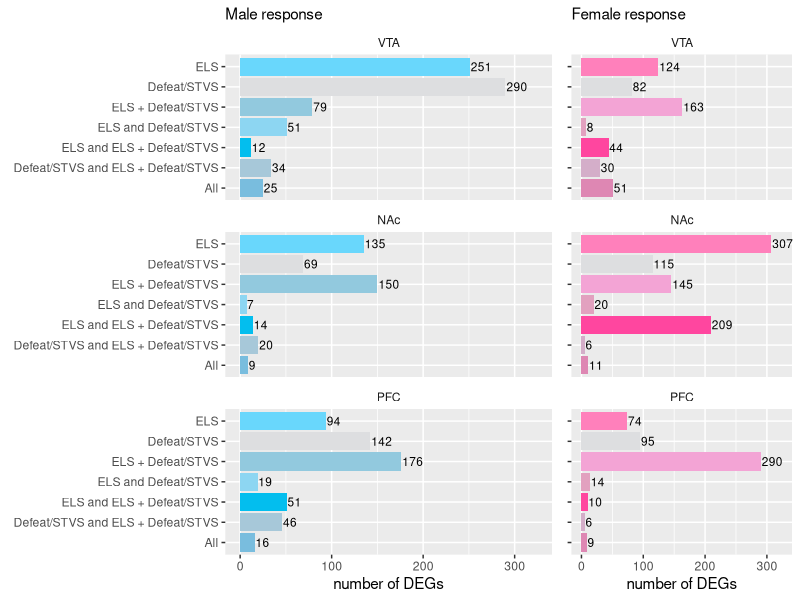
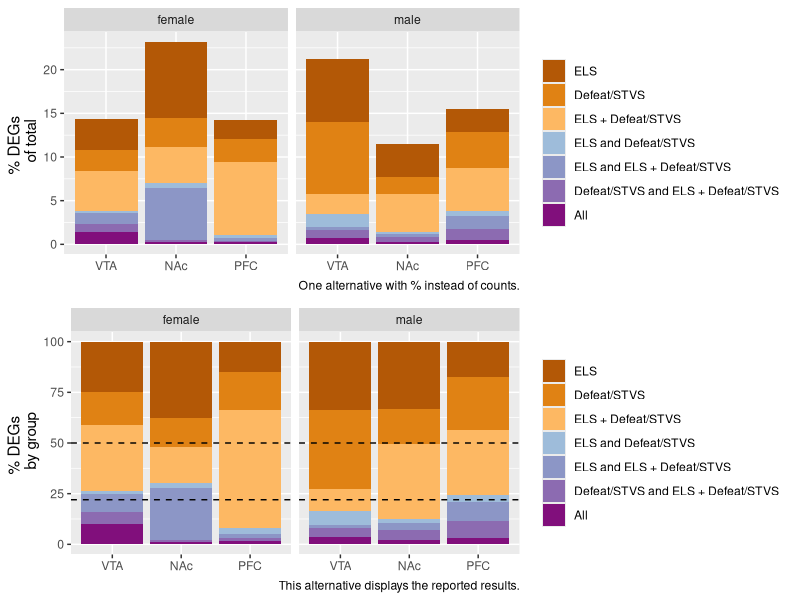

Write the R code that produced these figures, in order.
## ---- chunk 1
library(ggplot2)
library(dplyr)
library(cowplot)

knitr::opts_chunk$set(fig.path = './', echo = F, message = F)


# colors from imagecolorpicker.com

malecolors <- c("All" = "#79BDDE",  "Defeat/STVS and ELS + Defeat/STVS" = "#A7C8D9", "ELS and ELS + Defeat/STVS" = "#03BEEE" ,
                "ELS and Defeat/STVS" = "#8DD6F2", "ELS + Defeat/STVS" = "#92C9DE", "Defeat/STVS" = "#DDDEE0", "ELS" = "#69D7FC" )

femalecolors <- c("All" = "#DE87B3", "Defeat/STVS and ELS + Defeat/STVS" = "#D4AEC9", "ELS and ELS + Defeat/STVS" = "#FF469F" ,
                 "ELS and Defeat/STVS" = "#E2A1BF", "ELS + Defeat/STVS" = "#F3A4D5", "Defeat/STVS" = "#DDDEE0", "ELS" = "#FF80BB" )

sharedunshared <- c("All" = "#810f7c",  "Defeat/STVS and ELS + Defeat/STVS" = "#8c6bb1", "ELS and ELS + Defeat/STVS" = "#8c96c6" ,
                "ELS and Defeat/STVS" = "#9ebcda", "ELS + Defeat/STVS" = "#fdb863", "Defeat/STVS" = "#e08214", "ELS" = "#b35806" )

## ---- chunk 2
fig2venn <- read.csv("fig2venn.csv")

#head(fig2venn)

#summary(fig2venn)

fig2venn$region <- factor(fig2venn$region, levels = c("VTA", "NAc", "PFC")) 
fig2venn$group <- factor(fig2venn$group, levels = c("All" ,  
                                                     "Defeat/STVS and ELS + Defeat/STVS",
                                                     "ELS and ELS + Defeat/STVS" ,
                                                     "ELS and Defeat/STVS",
                                                     "ELS + Defeat/STVS",
                                                     "Defeat/STVS",
                                                     "ELS" 
                                                     ))


males <- fig2venn %>% filter(sex == "male") %>% droplevels()
females <- fig2venn %>% filter(sex == "female") %>% droplevels()

m <- ggplot(data=males, aes(x=group, y = number,  fill = group)) + 
  geom_bar(stat="identity")  + 
  coord_flip() + 
  facet_wrap(~region, nrow = 3) +
  scale_x_discrete(drop=FALSE)+
  scale_y_continuous(limits=c(0, 325)) +
  scale_fill_manual(values = malecolors) +
  geom_text(aes(label=number),size=3, hjust = -0.05) +
  guides(fill = guide_legend(reverse = TRUE)) +
  theme(legend.title = element_blank(),
        legend.position = "none",
        strip.background = element_rect( fill="white")) +
  labs(subtitle = "Male response",
       x = NULL, y = "number of DEGs") 
#m

f <- ggplot(data=females, aes(x=group, y = number,  fill = group)) + 
  geom_bar(stat="identity")  + 
  coord_flip() + 
  facet_wrap(~region, nrow = 3) +
  scale_x_discrete(drop=FALSE)+
  scale_y_continuous(limits=c(0, 325)) +
  scale_fill_manual(values = femalecolors) +
  geom_text(aes(label=number),size=3, hjust = -0.05) +
  guides(fill = guide_legend(reverse = TRUE)) +
  theme(legend.title = element_blank(),
        legend.position = "none",
        strip.background = element_rect( fill="white")) +
  labs(subtitle = "Female response",
       x = NULL, y = "number of DEGs") 
#f

plot_grid(m, f + theme(axis.text.y=element_blank()), 
          nrow = 1, rel_widths = c(0.7,0.3))
## ---- chunk 3
fig2venn$percent <- (fig2venn$number / sum(fig2venn$number) * 100)

percentbytotal <- ggplot(fig2venn, aes(x = region, y = percent, fill = reorder(group, desc(group)))) + 
  geom_bar(stat = "identity") + 
  theme(legend.title = element_blank()) + 
  labs(x = NULL, y = "% DEGs \n of total",
       caption = "One alternative with % instead of counts.") +
  facet_wrap(~sex) +
  scale_fill_manual(values = sharedunshared) 


subsetpercent <- function(whichsex, whichregion){
  newdf <- fig2venn %>% filter(sex == whichsex, region == whichregion)%>% droplevels()
  newdf$percent <- (newdf$number / sum(newdf$number) * 100)
  return(newdf)
}

MVTA <- subsetpercent("male", "VTA")
MNAc <- subsetpercent("male", "NAc")
MPFC <- subsetpercent("male", "PFC")
FVTA <- subsetpercent("female", "VTA")
FNAc <- subsetpercent("female", "NAc")
FPFC <- subsetpercent("female", "PFC")

fig2venn <- rbind(MVTA, MNAc,MPFC,FVTA, FNAc, FPFC)


fig2venn$sex <- factor(fig2venn$sex, levels = c("female", "male"))

percentbygroup <- ggplot(fig2venn, aes(x = region, y = percent, fill = reorder(group, desc(group)))) + 
  geom_bar(stat = "identity") + 
  theme(legend.title = element_blank()) + 
  labs(x = NULL, y = "% DEGs \n by group",
       caption = "This alternative displays the reported results.") +
  geom_hline(yintercept=22, linetype="dashed") +
  geom_hline(yintercept=50, linetype="dashed") +
  facet_wrap(~sex) +
  scale_fill_manual(values = sharedunshared) 


plot_grid(percentbytotal, percentbygroup, nrow = 2)
